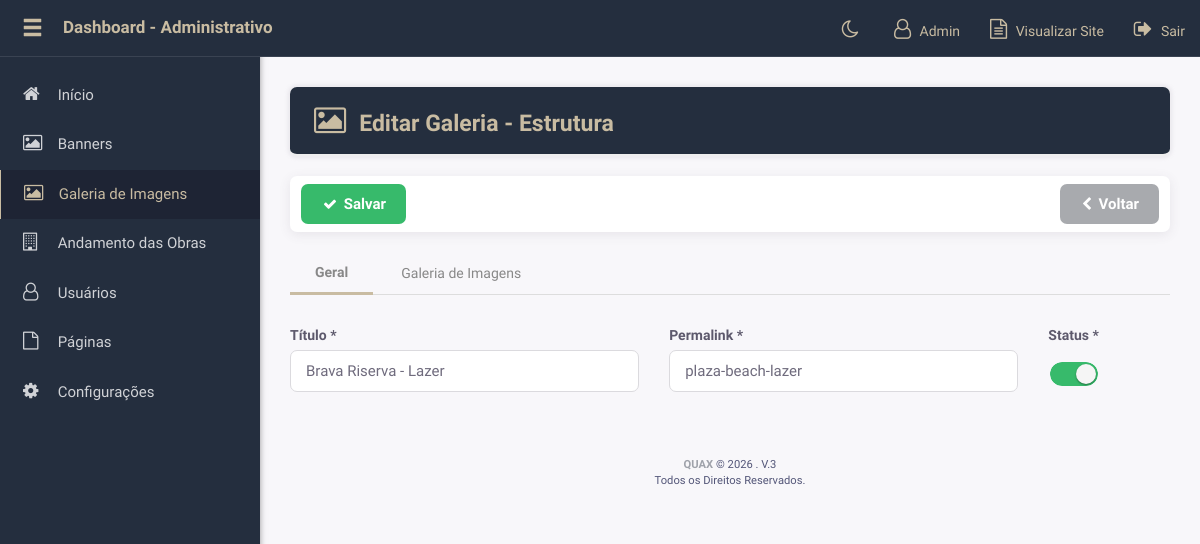
The page /q-admin/form/galeria.php?id=2 (signed in) on the database its author committed.
### tables this page shows
CREATE TABLE `adm_galeria` (
  `id` int(11) NOT NULL,
  `titulo` varchar(255) DEFAULT NULL,
  `permalink` varchar(100) NOT NULL,
  `status` int(1) NOT NULL DEFAULT 1,
  `criado` timestamp NOT NULL DEFAULT current_timestamp()
);

### q-admin/php/functions.php (the view, shortened to what the rows shown need)
<?php
function geraMenu() {
	global $arMenu, $acessoAutor, $LIST_ACCESS_FILE;
	$_html = [];
	foreach($arMenu as $title => $var)
	{
		if($var['show'] && in_array($var['access'], $acessoAutor) || $var['access']=='FULL')
		{
			$current_file = returnFilePath('admin');
			$current_menu = false;
			if (!is_null($var['file']) && ($current_file == $var['file'] || str_replace('list/', 'form/', $var['file']) == $current_file)) {
				$current_menu = true;
			}
			if ( in_array($current_file, $LIST_ACCESS_FILE[ $var['access'] ])) {
				$current_menu = true;
			}
			$_html[] = '<li '.($current_menu ? 'class="active"' : "").'>';
			$_html[] = '<a href="'.(!is_null($var['file']) ? HTTP_GESTOR.$var['file'] : 'javascript:void(0)').'" '.(!is_null($var['file']) ? '' : 'class="dropdown"').'>';
			$_html[] =		'<span class="waypoint animation_scale animated fa fa-'.$var['icon'].'"></span>
			<span class="titulo-menu">'.$title.(!is_null($var['file']) ? '' : ' <i class="fa fa-angle-down pull-right"></i>')."</span>";
			$_html[] = '</a>';
			$_html[] = '</li>';
		}
	}
	return implode("\n", $_html);
}
function get_header_gestor() {
	global $userClass;
	$_html[] = '<!DOCTYPE>';
	$_html[] = '<html lang="pt-br">';
	$_html[] = '	<head>';
	$_html[] = '		<meta charset="utf-8" />';
	$_html[] = '		<meta name="viewport" content="width=device-width, initial-scale=1, maximum-scale=1, user-scalable=no">';
	$_html[] = '		<meta name="robots" content="noindex,nofollow" />';
	$_html[] = '		<title>Dashboard - Administrativo</title>';
	$_html[] = '		<link rel="icon" href="'.ASSETS_GESTOR.'img/favicon.ico" type="image/x-icon">';
	$_html[] = '		<link rel="shortcut icon" type="image/x-icon" href="'.ASSETS_GESTOR.'img/favicon.ico">';
	$_html[] = '		<script type="text/javascript"> var HTTP_GESTOR = \''.HTTP_GESTOR.'\'</script>';
	$_html[] = '		<script type="text/javascript"> var HTTP = \''.HTTP.'\'</script>';
	$_html[] = '
						<link rel="preconnect" href="https://fonts.googleapis.com">
						<link rel="preconnect" href="https://fonts.gstatic.com" crossorigin>
						<link href="https://fonts.googleapis.com/css2?family=Public+Sans:wght@400;600&display=swap" rel="stylesheet">
						';
	$_html[] = 			style_enqueue('gestor','return');
	$_html[] = '		<script src="'.ASSETS_GESTOR.'js/jquery-3.5.1.min.js"></script>';
	$_html[] = '		<script src="'.ASSETS_GESTOR.'js/jquery-ui.min.js"></script>';
	$_html[] = '	</head>';
	$_html[] = '	<body class="">';
	$_html[] = '		<nav class="navbar navbar-inverse navbar-fixed-top noPrint " role="navigation">';
	$_html[] = '			<div class="container-fluid">';
	$_html[] = '				<div class="navbar-header waypoint animation_left_d1 animated">';
	$_html[] = '					<button type="button" class="navbar-toggle" data-toggle="collapse" data-target=".navbar-collapse">';
	$_html[] = '						<span class="sr-only">Toggle navigation</span>';
	$_html[] = '						<span class="icon-bar"></span>';
	$_html[] = '						<span class="icon-bar"></span>';
	$_html[] = '						<span class="icon-bar"></span>';
	$_html[] = '					</button>';
	$_html[] = '					<a class="showMenu"><span class="glyphicon glyphicon-menu-hamburger"></span></a>';
	$_html[] = '					<a class="navbar-brand" href="'.HTTP_GESTOR.'">Dashboard - Administrativo</a>';
	$_html[] = '				</div>';
	$_html[] = '				<div class="navbar-collapse collapse">';
	$_html[] = '					<ul class="nav navbar-nav navbar-right waypoint animation_right_d1 animated">';
	$_html[] = '						<li><a class="toggle-theme" title="Trocar tema"><i class="fa fa-moon-o"></i></a></li>';
	$_html[] = '						<li><a><i class="fa fa-user-o"></i> '.$userClass->getAutor().'</a></li>';
	$_html[] = '						<li><a href="'.HTTP.'" target="_blank"><i class="fa fa-file-text-o"></i> Visualizar Site</a></li>';
	$_html[] = '						<li><a href="'.HTTP_GESTOR.'sair.php"><i class="fa fa-sign-out"></i> Sair</a></li>';
	$_html[] = '					</ul>';
	$_html[] = '				</div>';
	$_html[] = '			</div>';
	$_html[] = '		</nav>';
	$_html[] = '		<div class="container-fluid">';
	$_html[] = '			<div class="row">';
	$_html[] = '				<aside id="sidebar" class="col-sm-3 col-md-2 noPrint waypoint animation_left animated" role="sidebar">';
	$_html[] = '					<nav class="waypoint animation_left_d1 animated">';
	$_html[] = '						<ul class="nav nav-sidebar">';
	$_html[] = 								geraMenu();
	$_html[] = '						</ul>';
	$_html[] = '					</nav>';
	$_html[] = '					';
	$_html[] = '				</aside>';
	$_html[] = '				<div id="main" class="col-sm-9 col-sm-offset-3 col-md-10 col-md-offset-2 waypoint animation_bottom animated">';
	echo implode("\n",$_html);
}
function get_footer_gestor() {
	$_html[] = '					<footer class="titulo-menu">';
	$_html[] = '						<a title="QUAX" target="_blank" href="https://quax.com.br">
											<b>QUAX</b>
										</a> &copy; '.date("Y").' . V.3<br>
										Todos os Direitos Reservados.';
	$_html[] = '					</footer>';
	$_html[] = '				</div>';
	$_html[] = '			</div>';
	$_html[] = '		</div>';
	$_html[] = 			javascript_enqueue('gestor','return');
	$_html[] = '	</body>';
	$_html[] = '</html>';
	echo implode("\n",$_html);
}
function get_barra_header() {
	global $count, $_header, $_controles;
	$_html[] = '<h1 class="page-header"><span class="waypoint animation_scale animated fa fa-'.$_header['icon'].'"></span>'.$_header['titulo'].'</h1>';
	$_html[] = NotifyMessage();
	$_html[] = NotiyMessageForm();
	echo implode("\n",$_html);
}
function get_thumbs($id_galeria, $tabela, $local, $categoria=null) {
	global $db, $tables;
	$query = $db->get_results("SELECT * FROM ".$tables[strtoupper($tabela)]." WHERE id_galeria='{$id_galeria}'".($categoria != null ? " AND categoria='{$categoria}'" : false)." ORDER BY ordem ASC");
	if($query) {
		foreach($query as $rs) $_html[] = '<div id="thumb" class="col-xs-6 col-sm-4 col-md-3 col-lg-2">
												<div class="thumbnail" data-thumb-id="'.$rs->id.'"'.($categoria != null ? ' data-thumb-categoria="'.$categoria.'"' : false).' data-thumb-id-galeria="'.$rs->id_galeria.'">
													<a href="'.$local.'lg-'.$rs->arquivo.'" '.($rs->legenda ? 'data-title="'.$rs->legenda.'"' : false).' data-lightbox="'.($categoria != null ? $categoria : 'galeria').'">
														<img src="'.$local.'tb-'.$rs->arquivo.'" />
													</a>
													<div class="caption">
														<div class="pull-left">
															<a class="ativar'.($rs->ativo ? ' ativo' : ' desativo').'" title="Ativar/Desativar"><span class="fa fa-check"></span></a>
															<a class="legenda'.($rs->legenda ? ' ativo' : ' desativo').'" data-toggle="modal" data-target="#modal-legenda" title="Legenda"><span class="fa fa-comment-o"></span></a>
															<a class="capa'.($rs->capa ? ' ativo' : ' desativo').'" title="Destaque"><span class="fa fa-star"></span></a>
															<a class="del" title="Excluir"><span class="fa fa-trash"></span></a>
															<a class="rotate" title="Rotacionar"><span class="glyphicon glyphicon-refresh"></span></a>
														</div>
														<div class="pull-right">
															<label><input class="checkbox" type="checkbox" name="imagens[]" value="'.$rs->id.'" ></label>
														</div>
													</div>
												</div>
											</div>';
		return implode("\n",$_html);
	}
}
function returnFilePath($location = 'home') {
	if ($location == 'home') {
		$shift_num = SHIFT_NUM;
	} elseif ($location == 'admin') {
		$shift_num = (SHIFT_NUM + 1);
	}
	$this_path  = pathinfo($_SERVER['SCRIPT_NAME'], PATHINFO_DIRNAME);
	$this_file  = pathinfo($_SERVER['SCRIPT_NAME'], PATHINFO_BASENAME);
	$full_path  = $this_path . '/' . $this_file;
	$path_array = explode("/", $full_path);
	$path_array = removeBlankElement($path_array);
	for ($i = 0; $i < $shift_num; $i++) {
	    array_shift($path_array);
	}
    return implode("/", $path_array);
}

### q-admin/form/galeria.php (shortened to what the rows shown need)
<?php
require __DIR__ . '/../config.php';
require GESTOR_MODELS . SELF_PAG;
$_header['titulo'] = ($id?'Editar':'Nova').' Galeria - Estrutura';
get_header_gestor();
get_barra_header();
?>
<form name="form" id="form" action="" method="post" enctype="multipart/form-data" role="form">
	<div class="tab-content">
		<div id="tab1" class="tab-pane <?=($_GET["tab"]==""?"active":""); ?> waypoint animation_bottom animated">
			<fieldset>
				<div class="row">
					<div class="form-group col-md-5">
						<label>Título *</label>
						<input type="text" class="form-control input-sm" id="titulo" name="titulo" value="<?=($q ? $q->titulo : $_POST['titulo']); ?>" required/>
					</div>
					<div class="form-group col-md-5">
						<label for="permalink">Permalink *</label>
						<input type="text" class="form-control input-sm" id="permalink" name="permalink" value="<?=($q ? $q->permalink : $_POST['permalink']); ?>" required/>
					</div>
					<div class="form-group col-md-2">
						<div class="switch-wrap">
		                    <div class="check-radio status">
		                        <input type="checkbox" name="status" value="1" <?=$q->status==1?'checked':''?> />
		                    </div>
		                </div>
					</div>
				</div>
			</fieldset>
		</div>
					<div id="lista-imagens" class="<?=$CAT_GAL?> row"><?=get_thumbs($q->id, $__TABLE__IMG, HTTP_UPLOADS_IMG, $CAT_GAL) ?></div>
	</div>
</form>
<?php get_footer_gestor(); ?>

### rows shown on the page
adm_galeria: titulo "Brava Riserva - Lazer", permalink "plaza-beach-lazer", status "☑"

### other values the page prints
$userClass->getAutor() "Admin"
$title "Início Banners Galeria de Imagens Andamento das Obras Usuários Páginas Configurações"
$_header['titulo'] "Editar Galeria - Estrutura"
